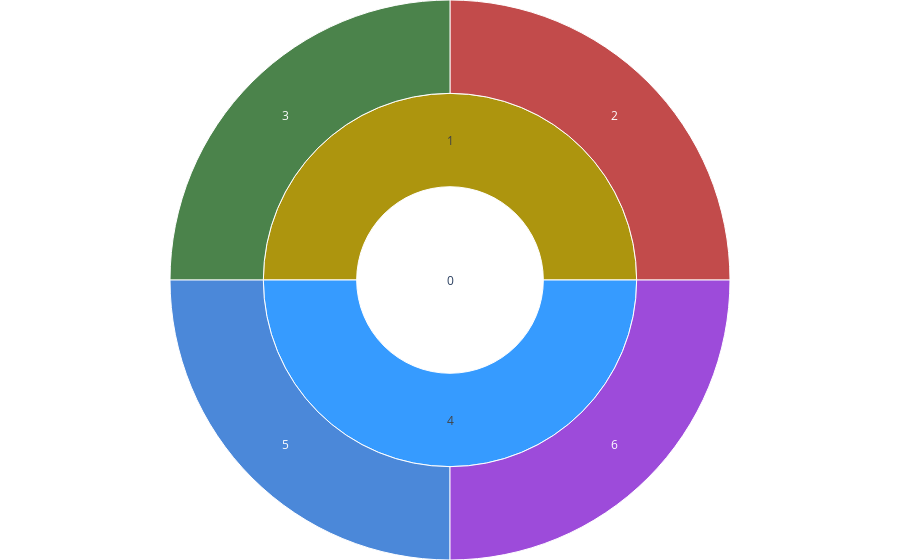
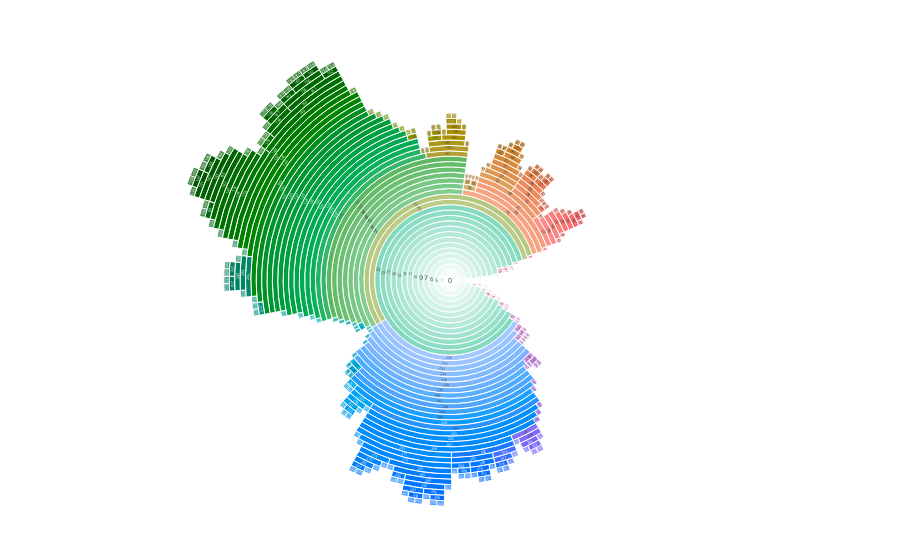

The notebook cell these images were saved under, in order:
### Code cell
for t in [t1, t2, t3]:
  #display(Markdown(f'## {t}のSunburst図'))
  fig = draw_graph_go(t)
  fig.show()

### Figure 1 — Plotly figure (JSON) as saved in the notebook; plotly's stock layout.template omitted (floating-point values rounded to 4 significant figures)
{"data": [{"branchvalues": "total", "labels": ["0", "1", "2", "3", "4", "5", "6"], "marker": {"colors": ["#ffffff", "#ad950e", "#a90000", "#005000", "#369bff", "#0057ca", "#7500cb"]}, "parents": ["", "0", "1", "1", "0", "4", "4"], "sort": false, "type": "sunburst", "values": [1, 0.5, 0.25, 0.25, 0.5, 0.25, 0.25]}], "layout": {"margin": {"b": 0, "l": 0, "r": 0, "t": 0}}}

### Figure 2 — Plotly figure (JSON) as saved in the notebook; plotly's stock layout.template omitted (floating-point values rounded to 4 significant figures; data arrays with more than 128 entries replaced by an {"elided": "..."} marker saying what was removed)
{"data": [{"branchvalues": "total", "labels": {"elided": "377 str values"}, "marker": {"colors": {"elided": "377 str values"}}, "parents": {"elided": "377 str values"}, "sort": false, "type": "sunburst", "values": {"elided": "377 float values"}}], "layout": {"margin": {"b": 0, "l": 0, "r": 0, "t": 0}}}
